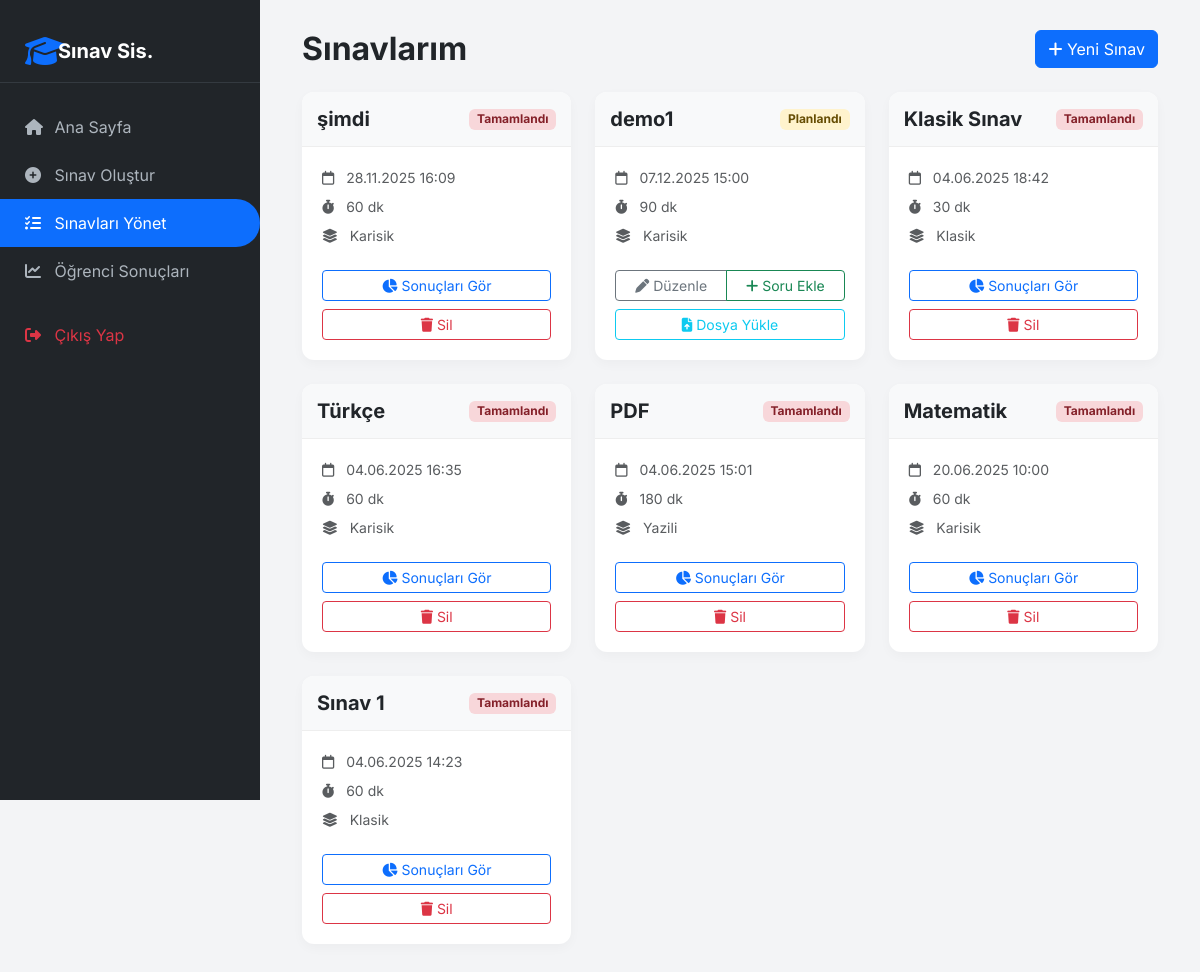
The app's page /manage_exams.php (signed in) with its own data.
### tables this page shows
CREATE TABLE `exams` (
  `id` int(11) NOT NULL,
  `title` varchar(255) DEFAULT NULL,
  `description` text DEFAULT NULL,
  `start_time` datetime DEFAULT NULL,
  `end_time` datetime DEFAULT NULL,
  `duration_minutes` int(11) DEFAULT NULL,
  `creator_id` int(11) DEFAULT NULL,
  `format` enum('coktan_secimli','klasik','yazili','karisik') DEFAULT NULL,
  `is_paid` tinyint(1) DEFAULT 1,
  `date` datetime DEFAULT NULL,
  `price` int(11) DEFAULT 0,
  `created_at` datetime DEFAULT current_timestamp()
);

### manage_exams.php (the view, shortened to what this page needs)
<?php
require 'db.php';
$user = $_SESSION['user'];
$ogretmen_id = $user['id'];
$stmt = $pdo->prepare("SELECT * FROM exams WHERE creator_id = ? ORDER BY created_at DESC");
$stmt->execute([$ogretmen_id]);
$exams = $stmt->fetchAll(PDO::FETCH_ASSOC);
?>
<!DOCTYPE html>
<html lang="tr">
<head>
    <link href="https://cdn.jsdelivr.net/npm/bootstrap@5.3.3/dist/css/bootstrap.min.css" rel="stylesheet">
    <link rel="stylesheet" href="https://cdnjs.cloudflare.com/ajax/libs/font-awesome/6.4.0/css/all.min.css">
</head>
<body>
    <div class="sidebar">
        <div class="sidebar-header d-flex align-items-center">
            <i class="fa-solid fa-graduation-cap fa-2x me-2 text-primary"></i>
            <h5 class="m-0 fw-bold">Sınav Sis.</h5>
        </div>
        <a href="dashboard.php"><i class="fa-solid fa-house"></i> Ana Sayfa</a>
        <a href="create_exam.php"><i class="fa-solid fa-plus-circle"></i> Sınav Oluştur</a>
        <a href="manage_exams.php" class="active"><i class="fa-solid fa-list-check"></i> Sınavları Yönet</a>
        <a href="student_results.php"><i class="fa-solid fa-chart-line"></i> Öğrenci Sonuçları</a>
        <a href="logout.php" class="text-danger mt-3"><i class="fa-solid fa-right-from-bracket"></i> Çıkış Yap</a>
    </div>
    <div class="main-content">
        <div class="container">
            <div class="d-flex justify-content-between align-items-center mb-4">
                <h2 class="fw-bold text-dark m-0">Sınavlarım</h2>
                <a href="create_exam.php" class="btn btn-primary"><i class="fa-solid fa-plus"></i> Yeni Sınav</a>
            </div>
            <?php if (empty($exams)): ?>
                <div class="alert alert-info border-0 shadow-sm text-center py-5">
                    <i class="fa-solid fa-folder-open fa-3x mb-3 text-info"></i>
                    <h5>Henüz hiç sınav oluşturmadınız.</h5>
                    <p class="text-muted">Hemen yeni bir sınav oluşturarak başlayın.</p>
                    <a href="create_exam.php" class="btn btn-sm btn-info text-white fw-bold">Oluştur</a>
                </div>
            <?php else: ?>
                <div class="row g-4">
                    <?php foreach ($exams as $exam): ?>
                        <?php
                            $now = new DateTime();
                            $start_time = new DateTime($exam['start_time']);
                            $end_time = new DateTime($exam['end_time']);
                            $status_badge = '';
                            $is_finished = false;
                            if ($now > $end_time) {
                                $status_badge = '<span class="badge badge-soft-danger">Tamamlandı</span>';
                                $is_finished = true;
                            } elseif ($now >= $start_time && $now <= $end_time) {
                                $status_badge = '<span class="badge badge-soft-success">Yayında</span>';
                            } else {
                                $status_badge = '<span class="badge badge-soft-warning">Planlandı</span>';
                            }
                        ?>
                        <div class="col-md-6 col-lg-4">
                            <div class="card exam-card h-100">
                                <div class="card-header-custom d-flex justify-content-between align-items-center">
                                    <h5 class="card-title mb-0 fw-bold text-truncate" title="<?= htmlspecialchars($exam['title']) ?>">
                                        <?= htmlspecialchars($exam['title']) ?>
                                    </h5>
                                    <?= $status_badge ?>
                                </div>
                                <div class="card-body d-flex flex-column">
                                    <ul class="list-unstyled mb-4 small text-muted">
                                        <li class="mb-2"><i class="fa-regular fa-calendar me-2"></i> <?= $start_time->format('d.m.Y H:i') ?></li>
                                        <li class="mb-2"><i class="fa-solid fa-stopwatch me-2"></i> <?= $exam['duration_minutes'] ?> dk</li>
                                        <li><i class="fa-solid fa-layer-group me-2"></i> <?= ucfirst(str_replace('_', ' ', $exam['format'])) ?></li>
                                    </ul>
                                    <div class="mt-auto d-grid gap-2">
                                        <?php if ($is_finished): ?>
                                            <a href="exam_details.php?exam_id=<?= $exam['id'] ?>" class="btn btn-outline-primary btn-sm"><i class="fa-solid fa-chart-pie"></i> Sonuçları Gör</a>
                                            <a href="delete_exam.php?exam_id=<?= $exam['id'] ?>" onclick="return confirm('Bu sınavı silmek istediğinize emin misiniz?')" class="btn btn-outline-danger btn-sm"><i class="fa-solid fa-trash"></i> Sil</a>
                                        <?php else: ?>
                                            <div class="btn-group">
                                                <a href="edit_exam.php?exam_id=<?= $exam['id'] ?>" class="btn btn-outline-secondary btn-sm"><i class="fa-solid fa-pen"></i> Düzenle</a>
                                                <a href="add_question.php?exam_id=<?= $exam['id'] ?>" class="btn btn-outline-success btn-sm"><i class="fa-solid fa-plus"></i> Soru Ekle</a>
                                            </div>
                                            <a href="upload_material.php?exam_id=<?= $exam['id'] ?>" class="btn btn-outline-info btn-sm"><i class="fa-solid fa-file-upload"></i> Dosya Yükle</a>
                                        <?php endif; ?>
                                    </div>
                                </div>
                            </div>
                        </div>
                    <?php endforeach; ?>
                </div>
            <?php endif; ?>
        </div>
    </div>
</body>
</html>

### manage_exams.php (style rules this page uses)
body { font-family: 'Inter', sans-serif; background-color: #f3f4f6; }
.sidebar { width: 260px; height: 100vh; background: #212529; color: #fff; position: fixed; top: 0; left: 0; padding-top: 20px; z-index: 1000; }
.sidebar-header { padding: 15px 25px; border-bottom: 1px solid #343a40; margin-bottom: 20px; }
.sidebar a { padding: 12px 25px; text-decoration: none; font-size: 16px; color: #adb5bd; display: block; transition: 0.2s; }
.sidebar a:hover, .sidebar a.active { color: #fff; background-color: #0d6efd; border-radius: 0 25px 25px 0; }
.sidebar i { width: 25px; }
.main-content { margin-left: 260px; padding: 30px; }
.exam-card { border: none; border-radius: 12px; background: #fff; box-shadow: 0 4px 12px rgba(0,0,0,0.03); transition: transform 0.2s; overflow: hidden; }
.card-header-custom { background: #f8f9fa; border-bottom: 1px solid #eee; padding: 15px; }
.card-body { padding: 20px; }
.badge-soft-danger { background-color: #f8d7da; color: #842029; }
.badge-soft-warning { background-color: #fff3cd; color: #664d03; }

### records on screen
exams: title "şimdi", shows "Tamamlandı", start_time "28.11.2025 16:09", duration_minutes "60", format "Karisik"
exams: title "demo1", shows "Planlandı", start_time "07.12.2025 15:00", duration_minutes "90", format "Karisik"
exams: title "Klasik Sınav", shows "Tamamlandı", start_time "04.06.2025 18:42", duration_minutes "30", format "Klasik"
exams: title "Türkçe", shows "Tamamlandı", start_time "04.06.2025 16:35", duration_minutes "60", format "Karisik"
exams: title "PDF", shows "Tamamlandı", start_time "04.06.2025 15:01", duration_minutes "180", format "Yazili"
exams: title "Matematik", shows "Tamamlandı", start_time "20.06.2025 10:00", duration_minutes "60", format "Karisik"
exams: title "Sınav 1", shows "Tamamlandı", start_time "04.06.2025 14:23", duration_minutes "60", format "Klasik"
